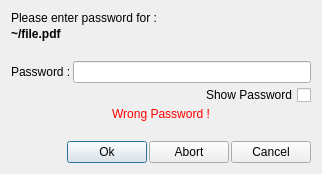
<?xml version="1.0" encoding="UTF-8"?>
<ui version="4.0">
 <class>Dialog</class>
 <widget class="QDialog" name="Dialog">
  <property name="geometry">
   <rect>
    <x>0</x>
    <y>0</y>
    <width>322</width>
    <height>174</height>
   </rect>
  </property>
  <property name="windowTitle">
   <string>Dialog</string>
  </property>
  <layout class="QVBoxLayout" name="verticalLayout_2">
   <property name="spacing">
    <number>2</number>
   </property>
   <item>
    <widget class="QLabel" name="label_2">
     <property name="text">
      <string>Please enter password for :</string>
     </property>
    </widget>
   </item>
   <item>
    <widget class="QLabel" name="labelFileName">
     <property name="styleSheet">
      <string notr="true">QLabel{font-weight:800}</string>
     </property>
     <property name="text">
      <string>~/file.pdf</string>
     </property>
    </widget>
   </item>
   <item>
    <spacer name="verticalSpacer_2">
     <property name="orientation">
      <enum>Qt::Vertical</enum>
     </property>
     <property name="sizeHint" stdset="0">
      <size>
       <width>20</width>
       <height>40</height>
      </size>
     </property>
    </spacer>
   </item>
   <item>
    <layout class="QHBoxLayout" name="horizontalLayout">
     <item>
      <widget class="QLabel" name="label">
       <property name="text">
        <string>Password :</string>
       </property>
      </widget>
     </item>
     <item>
      <widget class="QLineEdit" name="lineEdit">
       <property name="echoMode">
        <enum>QLineEdit::Password</enum>
       </property>
      </widget>
     </item>
    </layout>
   </item>
   <item>
    <widget class="QCheckBox" name="checkBox">
     <property name="layoutDirection">
      <enum>Qt::RightToLeft</enum>
     </property>
     <property name="text">
      <string>Show Password</string>
     </property>
     <property name="tristate">
      <bool>false</bool>
     </property>
    </widget>
   </item>
   <item>
    <widget class="QLabel" name="labelWrongPassword">
     <property name="styleSheet">
      <string notr="true">color:red</string>
     </property>
     <property name="text">
      <string>Wrong Password !</string>
     </property>
     <property name="alignment">
      <set>Qt::AlignCenter</set>
     </property>
    </widget>
   </item>
   <item>
    <spacer name="verticalSpacer">
     <property name="orientation">
      <enum>Qt::Vertical</enum>
     </property>
     <property name="sizeHint" stdset="0">
      <size>
       <width>20</width>
       <height>40</height>
      </size>
     </property>
    </spacer>
   </item>
   <item>
    <layout class="QHBoxLayout" name="horizontalLayout_2">
     <item>
      <spacer name="horizontalSpacer">
       <property name="orientation">
        <enum>Qt::Horizontal</enum>
       </property>
       <property name="sizeHint" stdset="0">
        <size>
         <width>40</width>
         <height>20</height>
        </size>
       </property>
      </spacer>
     </item>
     <item>
      <widget class="QPushButton" name="pushButtonOk">
       <property name="text">
        <string>Ok</string>
       </property>
       <property name="icon">
        <iconset theme="dialog-ok"/>
       </property>
      </widget>
     </item>
     <item>
      <widget class="QPushButton" name="pushButtonAbort">
       <property name="text">
        <string>Abort</string>
       </property>
       <property name="icon">
        <iconset theme="dialog-close"/>
       </property>
      </widget>
     </item>
     <item>
      <widget class="QPushButton" name="pushButtonCancel">
       <property name="text">
        <string>Cancel</string>
       </property>
       <property name="icon">
        <iconset theme="dialog-cancel"/>
       </property>
      </widget>
     </item>
    </layout>
   </item>
  </layout>
 </widget>
 <resources/>
 <connections/>
</ui>
